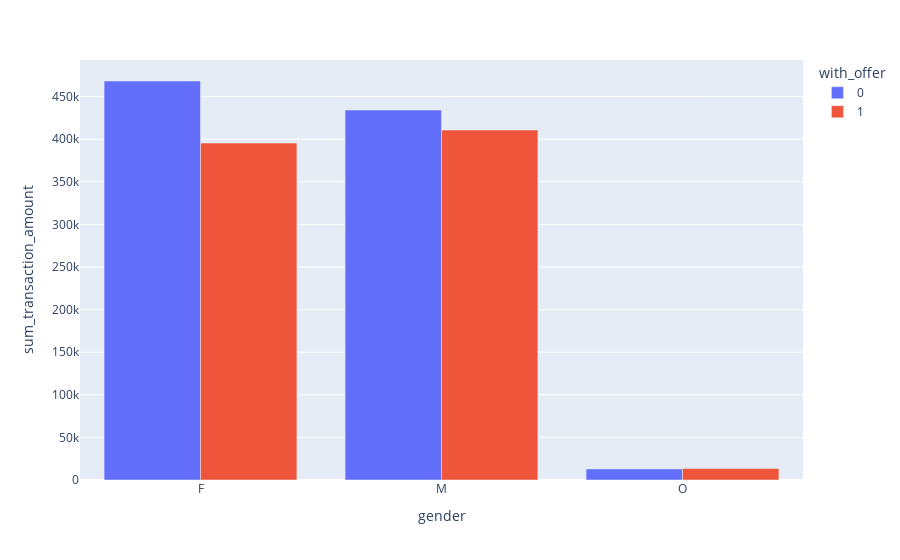

Here is the notebook cell this chart was saved with:
### Code cell
px.bar(gender_data, x='gender', 
       y='sum_transaction_amount', 
       color='with_offer', 
       barmode='group')

### Figure 1 — Plotly figure (JSON) as saved in the notebook; plotly's stock layout.template omitted (floating-point values rounded to 4 significant figures)
{"data": [{"alignmentgroup": "True", "hovertemplate": "with_offer=0<br>gender=%{x}<br>sum_transaction_amount=%{y}<extra></extra>", "legendgroup": "0", "marker": {"color": "#636efa", "pattern": {"shape": ""}}, "name": "0", "offsetgroup": "0", "orientation": "v", "showlegend": true, "textposition": "auto", "type": "bar", "x": ["F", "M", "O"], "xaxis": "x", "y": [468200.0, 434200.0, 12940.0], "yaxis": "y"}, {"alignmentgroup": "True", "hovertemplate": "with_offer=1<br>gender=%{x}<br>sum_transaction_amount=%{y}<extra></extra>", "legendgroup": "1", "marker": {"color": "#EF553B", "pattern": {"shape": ""}}, "name": "1", "offsetgroup": "1", "orientation": "v", "showlegend": true, "textposition": "auto", "type": "bar", "x": ["F", "M", "O"], "xaxis": "x", "y": [395400.0, 410700.0, 13420.0], "yaxis": "y"}], "layout": {"barmode": "group", "legend": {"title": {"text": "with_offer"}, "tracegroupgap": 0}, "margin": {"t": 60}, "xaxis": {"anchor": "y", "domain": [0, 1], "title": {"text": "gender"}}, "yaxis": {"anchor": "x", "domain": [0, 1], "title": {"text": "sum_transaction_amount"}}}}
